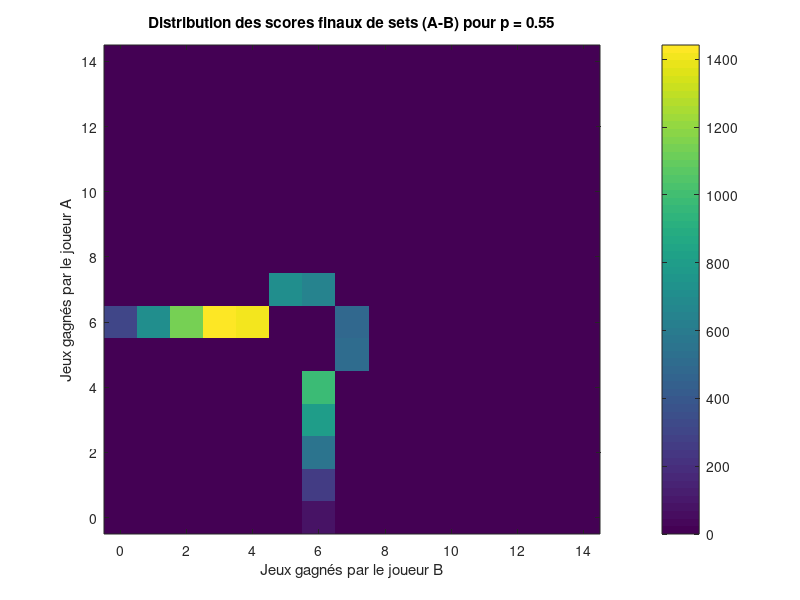

Write the MATLAB code that produced this figure.
num_simulations = 10000;  % Nombre de sets à simuler
p = 0.55;                 % Probabilité pour le joueur A de gagner un jeu (nous avons testé pour p = 0.51 également)
q = 1 - p;                % Probabilité pour le joueur B de gagner un jeu
nset = 41;

% Liste des scores correspondant à chaque état (S0 à S38)
scores_set = [
    0, 0;  % S0
    1, 0;  % S1
    0, 1;  % S2
    2, 0;  % S3
    1, 1;  % S4
    0, 2;  % S5
    3, 0;  % S6
    2, 1;  % S7
    1, 2;  % S8
    0, 3;  % S9
    4, 0;  % S10
    3, 1;  % S11
    2, 2;  % S12
    1, 3;  % S13
    0, 4;  % S14
    5, 0;  % S15
    4, 1;  % S16
    3, 2;  % S17
    2, 3;  % S18
    1, 4;  % S19
    0, 5;  % S20
    5, 1;  % S21
    4, 2;  % S22
    3, 3;  % S23
    2, 4;  % S24
    1, 5;  % S25
    5, 2;  % S26
    4, 3;  % S27
    3, 4;  % S28
    2, 5;  % S29
    5, 3;  % S30
    4, 4;  % S31
    3, 5;  % S32
    5, 4;  % S33
    4, 5;  % S34
    5, 5;  % S35
    6, 5;  % S36
    5, 6;  % S37
    6, 6;  % S38
];

find_state_set = @(a, b) find(scores_set(:,1) == a & scores_set(:,2) == b);
SF1_set = 40;
SF2_set = 41;
T_set = zeros(nset, nset);
for j = 1:nset - 2
    current_score = scores_set(j, :);
    a = current_score(1);
    b = current_score(2);
    new_a = a + 1;
    new_b = b;
    if (new_a >= 6 && new_a - new_b >= 2) || (new_a == 7 && new_b == 5)
        T_set(SF1_set, j) = p;
    else
        next_state = find_state_set(new_a, new_b);
        if ~isempty(next_state)
            T_set(next_state, j) = p;
        else
            T_set(SF1_set, j) = p;
        end
    end
    new_a = a;
    new_b = b + 1;
    if (new_b >= 6 && new_b - new_a >= 2) || (new_b == 7 && new_a == 5)
        T_set(SF2_set, j) = q;
    else
        next_state = find_state_set(new_a, new_b);
        if ~isempty(next_state)
            T_set(next_state, j) = q;
        else
            T_set(SF2_set, j) = q;
        end
    end
end
state_6_6 = find_state_set(6,6);
if ~isempty(state_6_6)
    T_set(SF1_set, state_6_6) = p;
    T_set(SF2_set, state_6_6) = q;
end

% Convertir la matrice de transition en probabilités cumulées pour chaque état
cum_T_set = cumsum(T_set);

% Initialisation des scores finaux
max_games = 14; % On limite les scores pour éviter des indices trop élevés
score_distribution = zeros(max_games+1, max_games+1); % Matrice pour stocker les scores [A-B]

% Simulations
for sim = 1:num_simulations
    current_state = 1; % État initial : 0-0
    path_states = [];  % Pour stocker les états parcourus

    while current_state ~= SF1_set && current_state ~= SF2_set
        % Générer un nombre aléatoire entre 0 et 1
        rand_num = rand;

        % Trouver le prochain état en fonction des probabilités cumulées
        next_state = find(cum_T_set(:, current_state) >= rand_num, 1);

        % Enregistrer le nouvel état
        current_state = next_state;
        path_states(end+1) = current_state; %#ok<AGROW>
    end

    % Déterminer le score final à partir des états parcourus
    if current_state == SF1_set
        winner = 'A';
    else
        winner = 'B';
    end

    % Récupérer le dernier score avant l'état absorbant
    if isempty(path_states)
        final_state = 1; % Cas où on passe directement à l'état absorbant (théorique)
    else
        final_state = path_states(end-1);
    end

    final_score = scores_set(final_state, :);

    games_won_A = final_score(1);
    games_won_B = final_score(2);

    % Ajuster le score final en fonction du joueur gagnant
    if winner == 'A'
        games_won_A = games_won_A + 1;
    else
        games_won_B = games_won_B + 1;
    end

    % Limiter les indices pour éviter les dépassements
    games_won_A = min(games_won_A, max_games);
    games_won_B = min(games_won_B, max_games);

    % Stocker le score final
    score_distribution(games_won_A + 1, games_won_B + 1) = ...
        score_distribution(games_won_A + 1, games_won_B + 1) + 1;
end

% Afficher la distribution des scores finaux
figure;
imagesc(0:max_games, 0:max_games, score_distribution);
colorbar;
xlabel('Jeux gagnés par le joueur B');
ylabel('Jeux gagnés par le joueur A');
title(['Distribution des scores finaux de sets (A-B) pour p = ', num2str(p)]);
set(gca, 'YDir', 'normal'); % Pour inverser l'axe Y et avoir l'origine en bas
